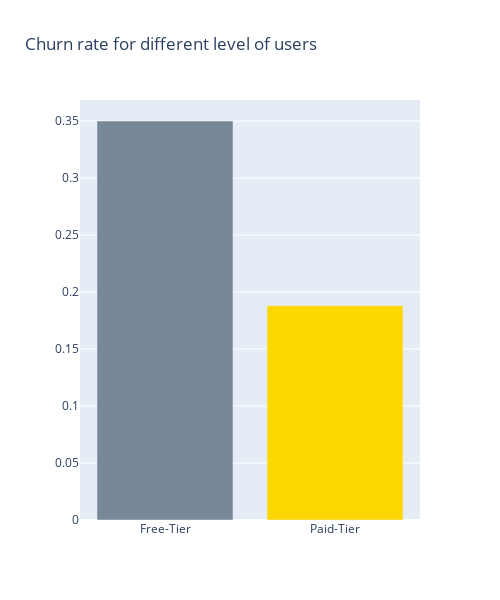

Notebook source saved alongside this figure:
### Markdown cell above
Feature: Level check

### Code cell
# Churn rate for free-tier users vs paid-tier users.

fig = go.Figure([go.Bar(
    marker_color=['lightslategray', 'gold'],
    x=['Free-Tier', 'Paid-Tier'],
    y=[churn_rate_free, churn_rate_paid])])

fig.update_layout(
    width=500,
    height=600,
    title_text="Churn rate for different level of users"
)

fig.show()

# Hypothesis: Free-tier user churn at a more significant rate. Paid-tier users has more 'loyalty' for the service. Metric: is_free

### Figure 1 — Plotly figure (JSON) as saved in the notebook; plotly's stock layout.template omitted (floating-point values rounded to 4 significant figures)
{"data": [{"marker": {"color": ["lightslategray", "gold"]}, "x": ["Free-Tier", "Paid-Tier"], "y": [0.35, 0.1879], "type": "bar"}], "layout": {"title": {"text": "Churn rate for different level of users"}, "width": 500, "height": 600}}
